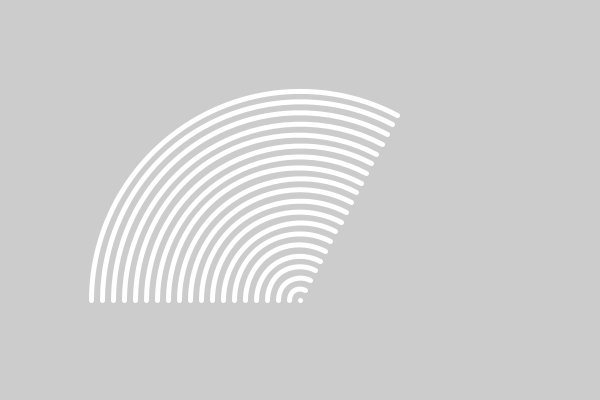
Frame 1 (no input)
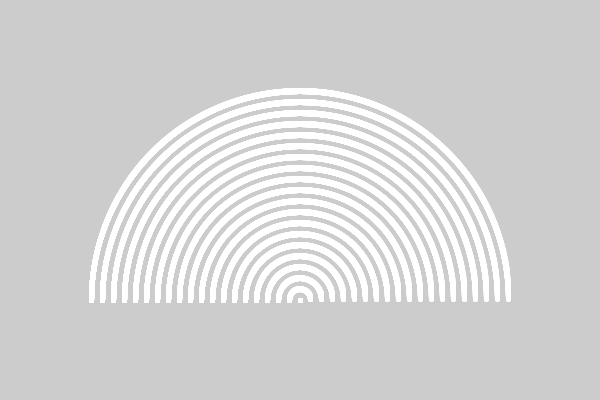
Frame 60 (the mouse pressed at the canvas centre just before this capture)
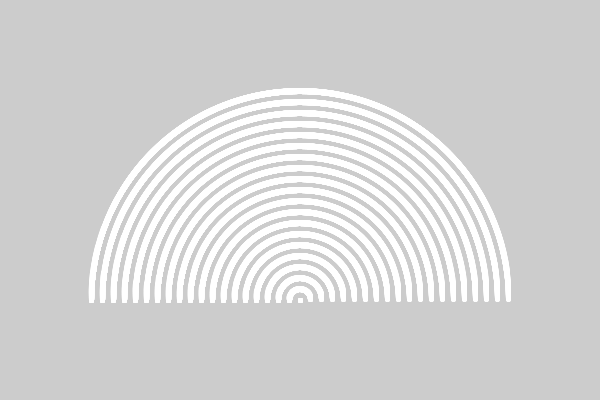
Frame 120 (the mouse held since frame 60 and released just before this capture)

The Processing sketch that drew these frames (run headless with seeded random() and noise(); from frame 60 on, the mouse is pressed at the canvas centre):

// Processing sketch: processing_153022
// ── processing_153022.pde

int num =20;
float step, sz, offSet, theta, angle;

void setup() {
  size(600, 400);
  strokeWeight(5);
  step = 22;
}

void draw() {
/*  background(110); */
  translate(width/2, height*.75);
  angle=0;
  for (int i=0; i<num; i++) {
    stroke(255);
    noFill();
    sz = i*step;
    float offSet = TWO_PI/num;
    float arcEnd = map(sin(theta+offSet),-1,1, PI, TWO_PI);
    arc(0, 0, sz, sz, PI, arcEnd);
  }
  colorMode(RGB);
  resetMatrix();
  theta += .0523;
  
}
